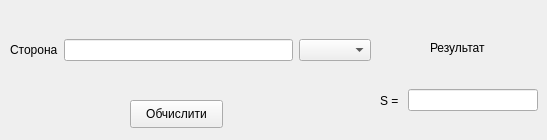
        <widget class="QWidget" name="two_diag_angle_3">
         <widget class="QWidget" name="formLayoutWidget_22">
          <property name="geometry">
           <rect>
            <x>10</x>
            <y>20</y>
            <width>361</width>
            <height>61</height>
           </rect>
          </property>
          <layout class="QGridLayout" name="gridLayout_22">
           <item row="0" column="0">
            <widget class="QLabel" name="label_116">
             <property name="text">
              <string>Сторона</string>
             </property>
            </widget>
           </item>
           <item row="0" column="2">
            <widget class="QComboBox" name="comboBox_39"/>
           </item>
           <item row="0" column="1">
            <widget class="QLineEdit" name="lineEdit_70"/>
           </item>
          </layout>
         </widget>
         <widget class="QLabel" name="label_119">
          <property name="geometry">
           <rect>
            <x>430</x>
            <y>40</y>
            <width>71</width>
            <height>16</height>
           </rect>
          </property>
          <property name="text">
           <string>Результат</string>
          </property>
         </widget>
         <widget class="QPushButton" name="pushButton_20">
          <property name="geometry">
           <rect>
            <x>130</x>
            <y>100</y>
            <width>93</width>
            <height>28</height>
           </rect>
          </property>
          <property name="text">
           <string>Обчислити</string>
          </property>
         </widget>
         <widget class="QWidget" name="horizontalLayoutWidget_20">
          <property name="geometry">
           <rect>
            <x>380</x>
            <y>70</y>
            <width>158</width>
            <height>61</height>
           </rect>
          </property>
          <layout class="QHBoxLayout" name="horizontalLayout_20">
           <item>
            <widget class="QLabel" name="label_120">
             <property name="text">
              <string>S = </string>
             </property>
            </widget>
           </item>
           <item>
            <widget class="QLineEdit" name="lineEdit_77"/>
           </item>
          </layout>
         </widget>
        </widget>
